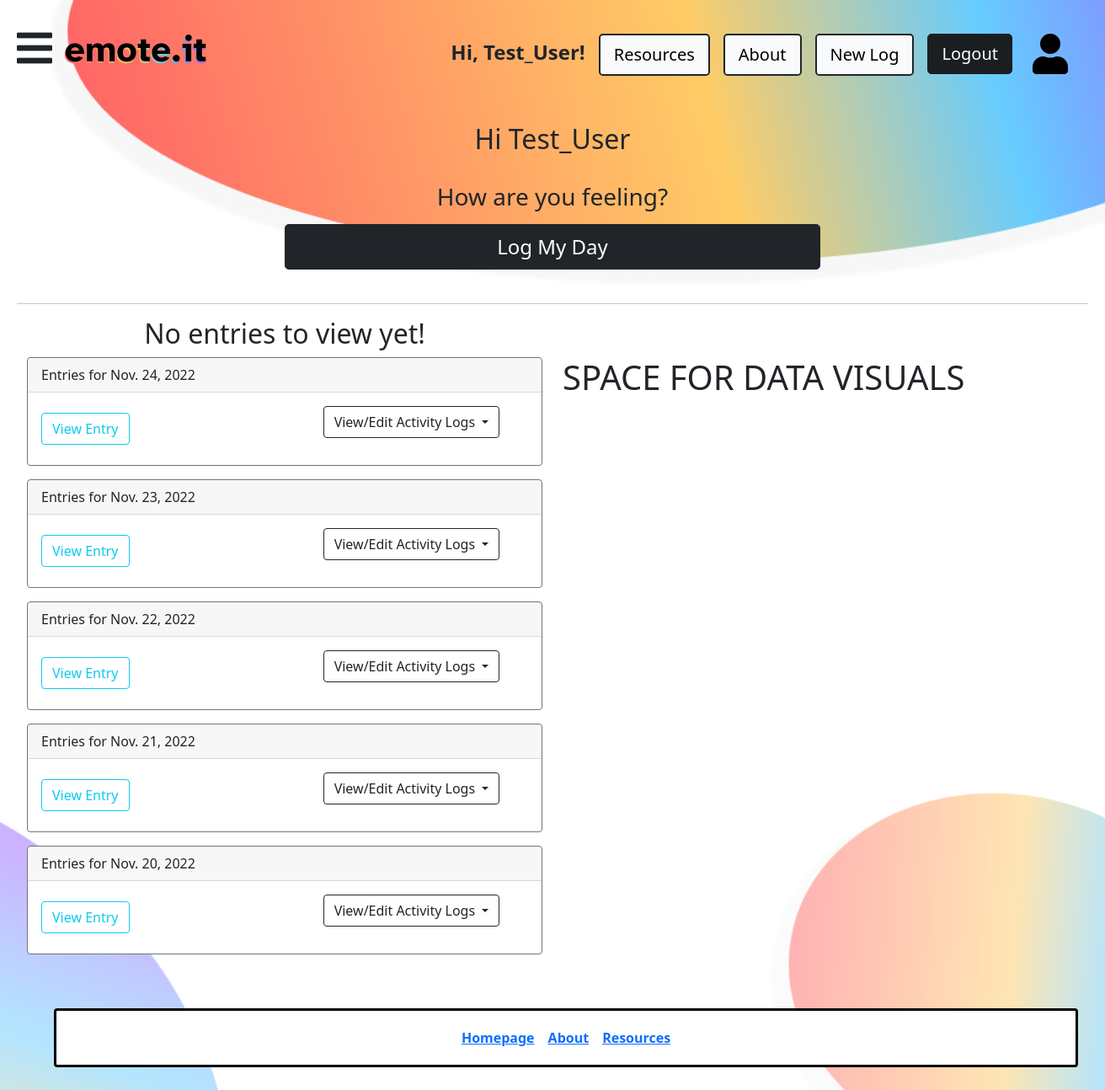
Screenshot of / (signed in) with the database file from the repository.
### mental_health_diary/models.py (models this page shows)
class Entry(models.Model):
    id = models.AutoField(primary_key=True)
    date = models.DateField(default=date.today())
    creator = models.ForeignKey(User, on_delete=models.CASCADE, null=True)
    happiness = models.IntegerField(default=0, validators=[MinValueValidator(-5), MaxValueValidator(5)])
    anger = models.IntegerField(default=0, validators=[MinValueValidator(-5), MaxValueValidator(5)])
    disgust = models.IntegerField(default=0, validators=[MinValueValidator(-5), MaxValueValidator(5)])
    fear = models.IntegerField(default=0, validators=[MinValueValidator(-5), MaxValueValidator(5)])
    power = models.IntegerField(default=0, validators=[MinValueValidator(-5), MaxValueValidator(5)])
    peace = models.IntegerField(default=0, validators=[MinValueValidator(-5), MaxValueValidator(5)])
    mood = models.FloatField(default=0)
    best_moment = models.TextField(max_length=500, null=True)
    share_best = models.TextField(max_length=500, null=True)
    worst_moment = models.TextField(max_length=500, null=True)
    deal_worst = models.TextField(max_length=500, null=True)
    coping_mech = models.TextField(max_length=500, null=True)
    anything_different = models.TextField(max_length=500, null=True)
    smile = models.TextField(max_length=500, null=True)
    url = models.CharField(null=True, max_length=10)
    class Meta:
        verbose_name_plural = "Entries"

### mental_health_diary/views.py (the view)
# urls.py: path('', views.index, name='index'),
def index(request):
    context = {}
    today = date.today()
    seven_days_before = today - timedelta(days=7)
    if request.user.is_authenticated:
        entries = Entry.objects.filter(creator=request.user, date__gte=seven_days_before).order_by('-date')
        for e in entries:
            if e.date == date.today():
                entries = entries[1:]
                break
        context['today'] = Entry.objects.filter(creator=request.user, date=today).order_by('-date')
        print(context['today'])
        context['entries'] = entries
        activity_entries = ActivityEntry.objects.filter(creator=request.user, date__gte=seven_days_before).order_by('-date')
        context['activities'] = activity_entries
    return render(request, 'main/index.html', context=context)

### mental_health_diary/models.py (called while the page is built)
    def __str__(self):
        return self.activity

### templates/main/index.html (shortened to what this page needs)
{% extends 'main/base.html' %}
{% block body %}
    {% if user.is_authenticated %}
    <div class = "jumbotron text-center align-items-center pb-2">
        <h2>Hi {{ user.username }}</h2>
        <br>
        <h3>How are you feeling?</h3>
    </div>
    <div class="text-center">
        <a href="{% url 'daily_entry' %}">
        <button type="button" class="btn btn-dark btn-lg btn-block w-50" style="font-size: 24px">
            Log My Day
        </button>
        </a>
    </div>
<br><hr>
<div class="container-fluid">
    <div class="row">
        <div class="col-lg-6">
        {% if today %}
            {% for d in today %}
                <div class="card border-secondary mb-3">
                <div class="card-header">Entries for Today </div>
                <div class="card-body">
                    <div class="row">
                        <div class="col-sm">
                            <nav class="navbar navbar-expand-sm bg navbar-dark list-unstyled">
                                <li class="nav-item">
                                    <a href="entry/{{ d.url }}/"
                                       class="btn btn-outline-info p" role="button">
                                        View Entry
                                    </a>
                                </li>
                                <li class="nav-item" style="margin-left: 20px">
                                    <a href="edit-entry/{{ d.url }}/"
                                    class="btn btn-outline-warning p" role="button">
                                    Edit Entry
                                    </a>
                                </li>
                            </nav>
                        </div>
                        <div class="col-sm">
                            <div class="dropdown text-center">
                                    <button class="btn btn-outline-dark justify-content-center align-items-center dropdown-toggle" type="button" id="dropdownMenuButton"
                                            data-toggle="dropdown" aria-haspopup="true" aria-expanded="false">
                                        View/Edit Activity Logs
                                    </button>
                                <div class="dropdown-menu" aria-labelledby="dropdownMenuButton">
                                {% for activity in activities %}
                                   {% if activity.date == d.date %}
                                       <a class="dropdown-item" href="edit-activity-entry/{{ activity.url }}/">
                                           {{ activity.activity }} - {{ activity.time }} minutes</a>
                                   {% endif %}
                                {% endfor %}
                                <hr>
                                </div>
                            </div>
                        </div>
                    </div>
                </div>
                </div>
            {% endfor %}
            {% else %}
                <h2 style="text-align: center">No entries to view yet!</h2>
            {% endif %}
        </div>
    </div>
</div>
<div class="container-fluid">
    <div class="row">
        <div class="col-lg-6">
            {% if entries %}
                {% for entry in entries %}
                <div class="card border-secondary mb-3">
                <div class="card-header">Entries for {{ entry.date }}</div>
                <div class="card-body">
                    <div class="row">
                        <div class="col-sm">
                            <nav class="navbar navbar-expand-sm bg navbar-dark list-unstyled">
                                <li class="nav-item">
                                    <a href="entry/{{ entry.url }}/"
                                       class="btn btn-outline-info p" role="button">
                                        View Entry
                                    </a>
                                </li>
                            </nav>
                        </div>
                        <div class="col-sm">
                            <div class="dropdown text-center">
                                    <button class="btn btn-outline-dark justify-content-center align-items-center dropdown-toggle" type="button" id="dropdownMenuButton"
                                            data-toggle="dropdown" aria-haspopup="true" aria-expanded="false">
                                        View/Edit Activity Logs
                                    </button>
                            </div>
                        </div>
                    </div>
                </div>
                </div>
                {% endfor %}
            {% else %}
                <h2 style="text-align: center">No entries to view yet!</h2>
            {% endif %}
        </div>
        <div class="col-lg-6">
            <h1 class="justify-content-center">SPACE FOR DATA VISUALS</h1>
        </div>
    </div>
</div>
    {% endif %}
{% endblock %}

### templates/main/base.html (shortened to what this page needs)
<!DOCTYPE html>
{% load static %}
<html>
<head>
    <link href="https://cdn.jsdelivr.net/npm/bootstrap@5.0.2/dist/css/bootstrap.min.css" rel="stylesheet">
    <link rel="stylesheet" href="https://use.fontawesome.com/releases/v5.6.3/css/all.css">
 <link rel="stylesheet" href="{% static 'css/page.css' %}" type="text/css">
</head>
<body>
    <div id="main-content">
	  <nav class="navbar navbar-expand-lg navbar" id="main-nav">
		<div class="float-left">
        <span id="sidebar-btn" type="button" class="fa fa-bars fa-3x" onclick="toggleNav()"></span>
        <a href="{% url 'index' %}">
        <img src="{% static 'logo1.png' %}" alt="emoteit" id="logo">
        </a>
        </div>
        <div class="navbar-collapse justify-content-end">
		<ul class="navbar-nav navbar-right ml-auto">
            {% if user.is_authenticated %}
            <div id="top-nav-btn">
			<h4><b>Hi, {{ user.username }}!</b></h4>
            </div>
            {% endif %}
            <a href="{% url 'self_help' %}">
                <button type="button" id="top-nav-btn" class="btn btn-light mr-1 btn-lg active border-2 border-dark" id="top-nav-btn" aria-pressed="true" aria-label="Right Align" >Resources
                </button>
                </a>
            <a href="{% url 'about' %}">
            <button type="button" id="top-nav-btn" class="btn btn-light mr-1 btn-lg active border-2 border-dark" id="top-nav-btn" aria-pressed="true" aria-label="Right Align" >About
            </button>
            </a>
            {% if user.is_authenticated %}
            <a href="{% url 'new_entry' %}">
                <button type="button" id="top-nav-btn" class="btn btn-light mr-1 btn-lg active border-2 border-dark" id="top-nav-btn" aria-pressed="true" aria-label="Right Align" >New Log
                </button>
                </a>
            <a href="{% url 'logout' %}">
                <button type="button" id="top-nav-btn" class="btn btn-dark mr-1 btn-lg active" aria-pressed="true" aria-label="Right Align" >Logout
                </button>
                </a>
            <a href="">
                <i id="user-icon" class="fas fa-user fa-3x"></i>
                </a>
            {% endif %}
        </div>
	  </nav>
    {% block body %}{% endblock %}
    <br>
    <br>
    <footer  class="position bottom-0 justify-content-center">
        <div class="container-fluid">
            <ul>
                <nav class="navbar navbar-expand-sm list-unstyled justify-content-center rounded" id="about-div">
                    <li class="nav-item px-2 text-muted">
                        <a href="{% url 'index' %}"><strong>Homepage</strong></a>
                    </li>
                    <li class="nav-item px-2 text-muted">
                        <a href="{% url 'about' %}"><strong>About</strong></a>
                    </li>
                    <li class="nav-item px-2 text-muted">
                        <a href="{% url 'self_help' %}"><strong>Resources</strong></a>
                    </li>
                </nav>
                </ul>
            </div>
    </footer>
    </div>
</body>
</html>

### static/css/page.css (style rules this page uses)
body { margin: 0; background-color: #DA7A7A; overflow-x: hidden; background-image: url("Background.png"); background-repeat: no-repeat; background-attachment: fixed; background-size:cover; background-position: right; }
#logo { width:190px; height:auto; }
#main-nav { background-color:transparent; margin-bottom:25px; }
#user-icon { -webkit-background-clip: text; background-clip: text; -webkit-text-fill-color: black; margin-bottom: .5rem; margin-left: 1rem; margin-right: 1.5rem; }
#about-div { background-color: white; border: 3px solid black; padding: 20px; }
.fas { width:200%; height:auto; color:#AFE1AF; }
#main-content { transition: margin-left .5s; padding: 20px; }
.container-fluid { align-items : center; justify-content : center }
#top-nav-btn { margin-bottom: .5rem; margin-left: .5rem; margin-right: .5rem; padding-top: .5rem; padding-bottom: .5rem; }
#sidebar-btn { visibility: visible; }

### rows the page displays
Entry: date "Nov. 24, 2022"
Entry: date "Nov. 23, 2022"
Entry: date "Nov. 22, 2022"
Entry: date "Nov. 21, 2022"
Entry: date "Nov. 20, 2022"

### other values shown
{{ user.username }} "Test_User"
